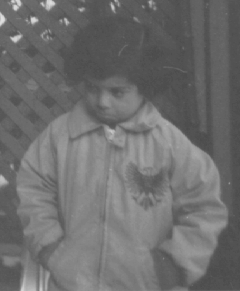
%> input picture Lab Work/7th semester/Digital image processing/pout.tif, 240 x 291 px
$ octave contrashStretching.m   (GNU Octave 9; MATLAB toolbox functions it lacks are replaced by stand-ins)
%> lines starting %> are read from the running program, lines starting %| are printed output that depends on the picture
clear all;
clc;

im  = imread('pout.tif');
%> im is the input picture: size 291x240 uint8; min 74, max 224, mean 110.3
im = imresize(im,[256,256]);
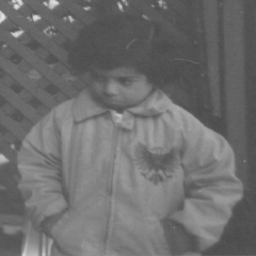
%> im: size 256x256 uint8; min 75, max 224, mean 110.3

figure(),imshow(im);
figure(),imhist(im);
%> after `imhist(im)`:
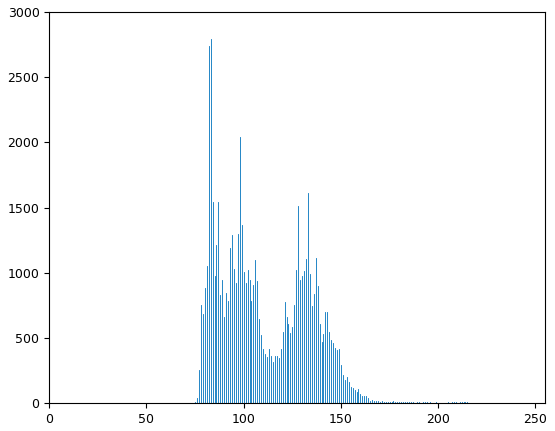
%> figure redrawn from the program's plot data; highest point at x = 83, y = 2793

oldMin = double(min(min(im)));
%> oldMin = 75
oldMax = double(max(max(im)));
%> oldMax = 224

newMin = 0.0;
newMax = 255.0;

temp = double(im);

t1 = ((temp(:,:)-oldMin)/(oldMax-oldMin))*(newMax-newMin);
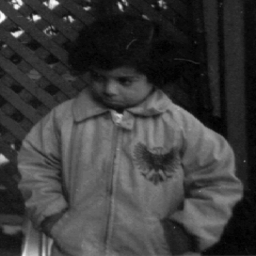
%> t1: size 256x256 double; min 0, max 255, mean 60.4

I = uint8(t1);

figure(), imhist(I);
%> after `imhist(I)`:
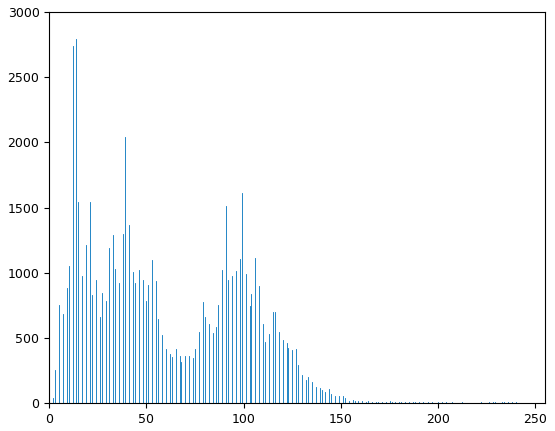
%> figure redrawn from the program's plot data; highest point at x = 14, y = 2793
figure(),imshow(I);

%figure(),imshowpair(im,I,'montage');

$ run again, with Lab Work/7th semester/Digital image processing/circuit.tif copied over Lab Work/7th semester/Digital image processing/pout.tif
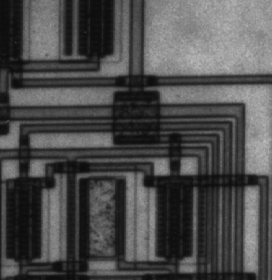
%> input picture Lab Work/7th semester/Digital image processing/circuit.tif, 272 x 280 px
%> im is the input picture: size 280x272 uint8; min 12, max 191, mean 76.3
%> im: size 256x256 uint8
%> `imhist(im)`:
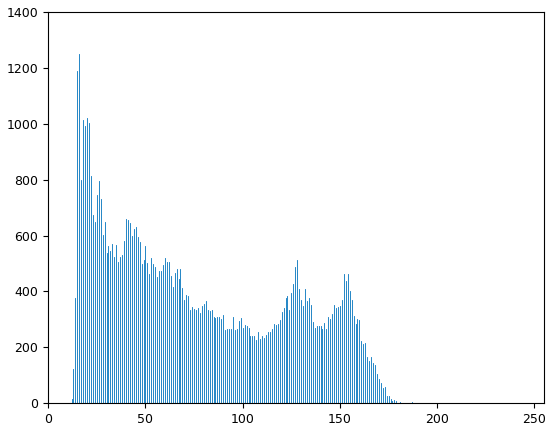
%> figure redrawn from the program's plot data; highest point at x = 16, y = 1249
%> oldMin = 12
%> oldMax = 187
%> `imhist(I)`:
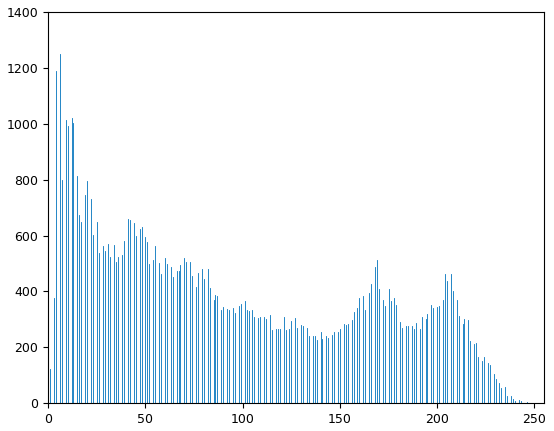
%> figure redrawn from the program's plot data; highest point at x = 6, y = 1249
